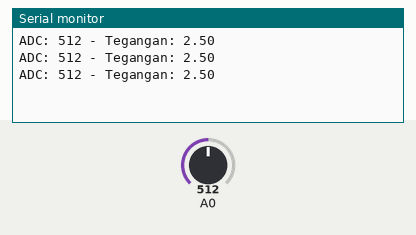
Recording of a sketch running on a simulated Arduino Uno, built with avr-gcc and run on an emulated ATmega328P. Parts: the last lines printed to the serial monitor. The test bench sets the inputs (shaded band); at power-on: A0 = 512.

Above: at 1.3 s.
1.4 s: A0 set to 716
At 1.9 s:
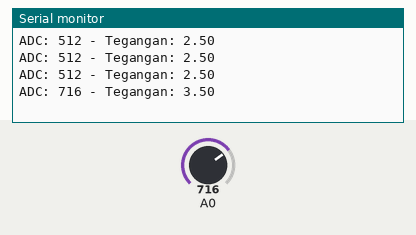
2.9 s: A0 set to 900
At 3.4 s:
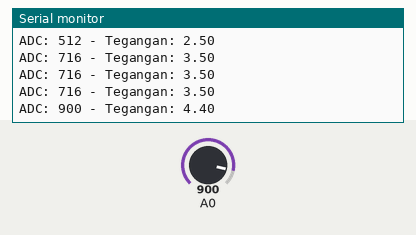
Timing chart, 0 to 5.9 s (numbered marks = the images above; inputs shaded):
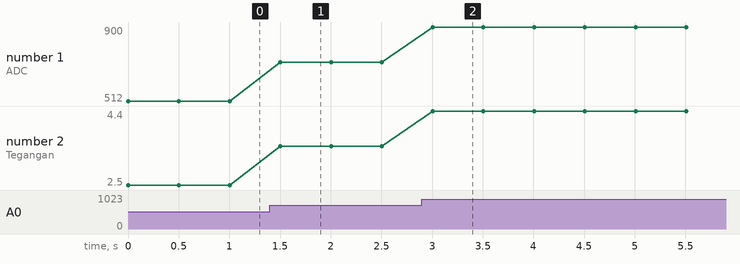

The sketch:

potentio_converter.ino
```cpp
void setup() {
  Serial.begin(9600);  // Mulai komunikasi serial
}

void loop() {
  int sensorValue = analogRead(A0);  // Baca nilai ADC dari potensiometer
  float voltage = (sensorValue * 5.0) / 1023;  // Konversi nilai ADC ke tegangan
  Serial.print("ADC: ");
  Serial.print(sensorValue);
  Serial.print(" - Tegangan: ");
  Serial.println(voltage);
  delay(500);  // Delay 500 ms
}
```

Measured:
- after the input at 1.4 s, the serial monitor: prints a new line after 0.10 s (image 1)
- after the input at 2.9 s, the serial monitor: prints a new line after 0.11 s (image 2)
- plotted number 1: 512 → 716 after the input at 1.4 s, 716 → 900 after the input at 2.9 s
- plotted number 2: 2.5 → 3.5 after the input at 1.4 s, 3.5 → 4.4 after the input at 2.9 s
